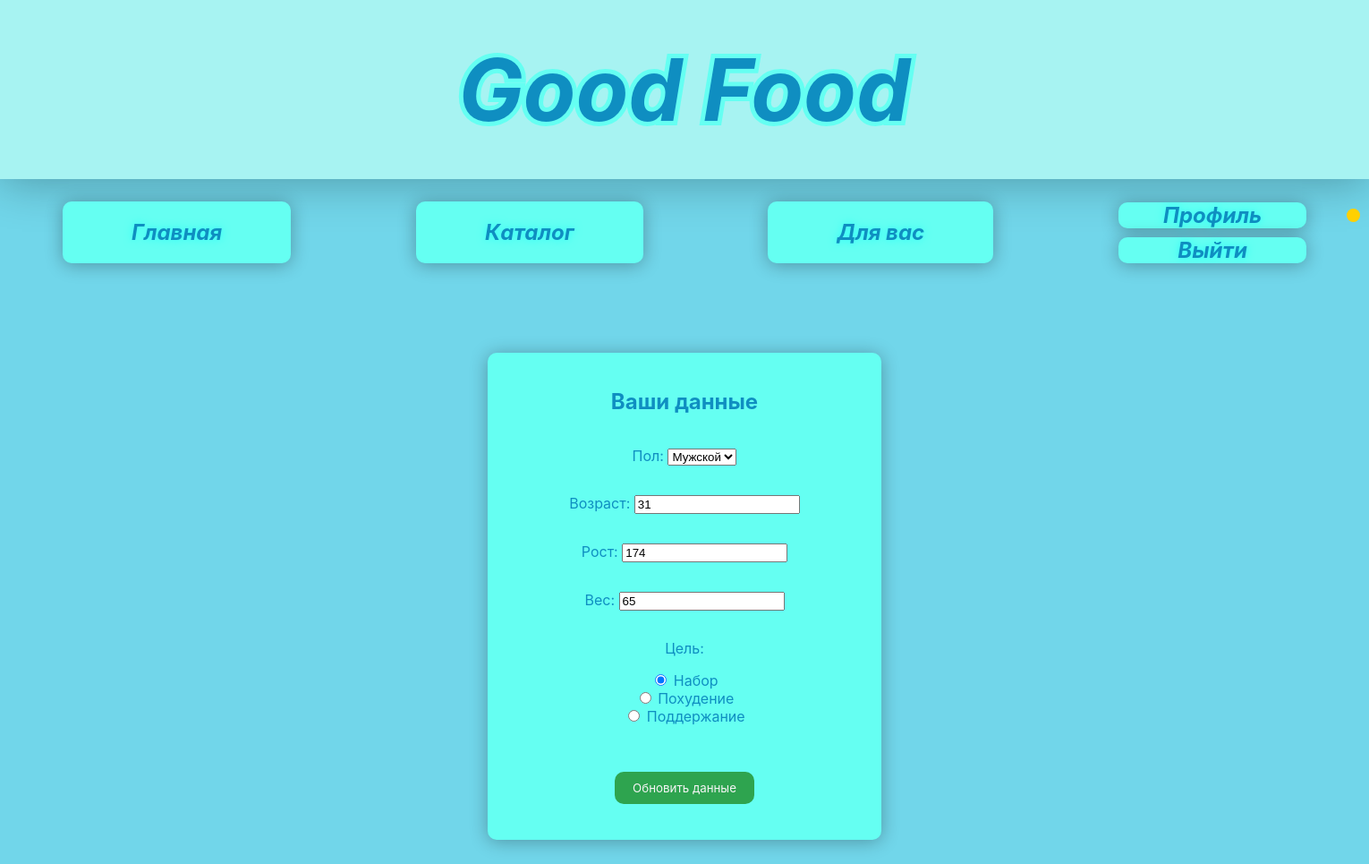
Page /auth/profile/ (signed in) on the committed database.
### moduleauth/models.py (models this page shows, shortened)
class Profile(models.Model):
    user = models.OneToOneField(User, null=True, on_delete=models.CASCADE)
    email = models.EmailField(unique=True, null=True, blank=True, verbose_name="Email")
    sex = models.CharField(max_length=6, choices=[('male', 'Мужской'), ('female', 'Женский')], default='male')
    age = models.PositiveIntegerField(default=18, verbose_name='Age' )
    height = models.PositiveIntegerField(default=160,verbose_name="Height")
    weight = models.PositiveIntegerField(default=60, verbose_name="Weight")
    goal = models.CharField(max_length=20, choices=[('gain', 'Набор'), ('lose', 'Похудение'), ('main', 'Поддержание')], default='maintain')
    calorie_adjustment = models.IntegerField(default=0, verbose_name="Коррекция калорий")

### moduleauth/views.py (the view)
# urls.py: path('profile/', views.profile_view, name='profile'),
@login_required
def profile_view(request):
    profile, created = Profile.objects.get_or_create(user=request.user)
    if request.method == 'POST':
        form = UserInfoForm(request.POST, instance=profile)
        if form.is_valid():
            form.save()
            return redirect('profile')
    else:
        form = UserInfoForm(instance=profile)
    return render(request, 'profile.html', {'form': form})

### moduleauth/forms.py (shortened to what this page needs)
class UserInfoForm(forms.ModelForm):
    sex = forms.ChoiceField(label='Пол', required=True, choices=[('male', 'Мужской'), ('female', 'Женский')])
    age = forms.IntegerField(label='Возраст', required=True)
    height = forms.IntegerField(label='Рост', required=True)
    weight = forms.IntegerField(label='Вес', required=True)
    goal = forms.ChoiceField(label='Цель', choices=Profile._meta.get_field('goal').choices, widget=forms.RadioSelect)
    class Meta:
        model = Profile
        fields = ('sex', 'age','height', 'weight', 'goal')
        widgets = {
            'sex': forms.RadioSelect(choices=[('male', 'Мужской'), ('female', 'Женский')]),
            'age': forms.NumberInput(attrs={'min': 0, 'max': 120}),
            'height': forms.NumberInput(attrs={'min': 120, 'max': 300}),
            'weight': forms.NumberInput(attrs={'min': 25, 'max': 300})
        }

### templates/profile.html (shortened to what this page needs)
{% load static %}
<html lang="ru">
    <head>
        <link rel="stylesheet" href="{% static 'styles/base.css' %}">
        <link rel="stylesheet" href="{% static 'styles/profile.css' %}">
    </head>
    <body>
        <div id="heading">
            <span>Good Food</span>
        </div>
        <div id="body">
            <div class="navbar">
                <a href="{% url 'index' %}" class="nav-button">Главная</a>
                <a href="{% url 'catalog' %}" class="nav-button">Каталог</a>
                {% if user.is_authenticated %}
                    <a href="{% url 'foru' %}" class="nav-button restricted">Для вас</a>
                {% else %}
                    <script src="{ static 'utils/restrict.js' }"></script>
                {% endif %}
                <div class="auth-buttons">
                    {% if user.is_authenticated %}
                        <a href="{% url 'profile' %}" class="auth-button">Профиль<div class="nav-button--circle"></div></a>
                        <a href="{% url 'logout' %}" class="auth-button">Выйти</a>
                    {% else %}
                        <a href="{% url 'signin' %}" class="auth-button">Вход</a>
                        <a href="{% url 'signup' %}" class="auth-button">Регистрация</a>
                    {% endif %}
                </div>
            </div>
            <div>
                <form method="post" class="profile-container">
                    <h2>Ваши данные</h2>
                    {{ form.as_p }}
                    <button type="submit" class="save-btn">Обновить данные</button>
                </form>
            </div>
        </div>
    </body>
</html>

### static/styles/base.css (style rules this page uses)
body { margin: 0; background: #71D6EA; position: relative; }
#heading { z-index: 2; position: relative; display: flex; align-items: center; justify-content: center; width: 100%; height: 200px; background: #A7F3F2; box-shadow: 0px 2px 50px rgba(0, 0, 0, 0.3); }
#heading span { font-family: 'Inter', sans-serif; font-style: italic; font-weight: bold; font-size: 96; color: #0F8EC1; -webkit-text-stroke: 10px #65FFF2; paint-order: stroke fill; }
#body { width: 100%; height: 100%; }
.navbar { z-index: 2; position: relative; display: flex; justify-content: space-around; align-items: center; padding-top: 25px; }
.nav-button { font-family: 'Inter', sans-serif; font-size: 24px; font-weight: bold; font-style: italic; color: #0F8EC1; background: #65FFF2; border: none; border-radius: 10px; padding: 20px 77px; text-shadow: 0 0 10px rgba(0, 255, 255, 0.6); cursor: pointer; box-shadow: 0px 2px 20px rgba(0, 0, 0, 0.3); transition: background 0.3s ease; text-decoration: none; position: relative; }
.auth-button { font-family: 'Inter', sans-serif; font-size: 24px; font-weight: bold; font-style: italic; color: #0F8EC1; background: #65FFF2; border: none; border-radius: 10px; padding: 0px 50px; text-shadow: 0 0 10px rgba(0, 255, 255, 0.6); cursor: pointer; box-shadow: 0px 2px 20px rgba(0, 0, 0, 0.3); transition: background 0.3s ease; text-decoration: none; }
.auth-buttons { display: flex; flex-direction: column; text-align: center; gap: 10px; }

### static/styles/profile.css (style rules this page uses)
.nav-button--circle { content: ""; width: 15px; height: 15px; background-color: #ffd000; border-radius: 50%; position: absolute; top: 35%; left: 1505px; }
.profile-container { display: flex; flex-direction: column; justify-content: center; align-items: center; text-align: center; width: 400px; margin: 100px auto; background-color: #65FFF2; box-shadow: 0px 2px 20px rgba(0, 0, 0, 0.3); padding: 20px; border-radius: 10px; color: #0F8EC1; font-family: 'Inter', sans-serif; }
.profile-container h2 { color: #0F8EC1; text-align: center; }
.save-btn { font-family: 'Inter', sans-serif; background-color: #2ea44f; color: #f5f5f5; border: none; padding: 10px 20px; border-radius: 10px; cursor: pointer; display: block; margin: 20px auto; }

### rows in the picture
Profile: sex "Мужской", age "31", height "174", weight "65", goal "☑ Набор ☐ Похудение ☐ Поддержание"
